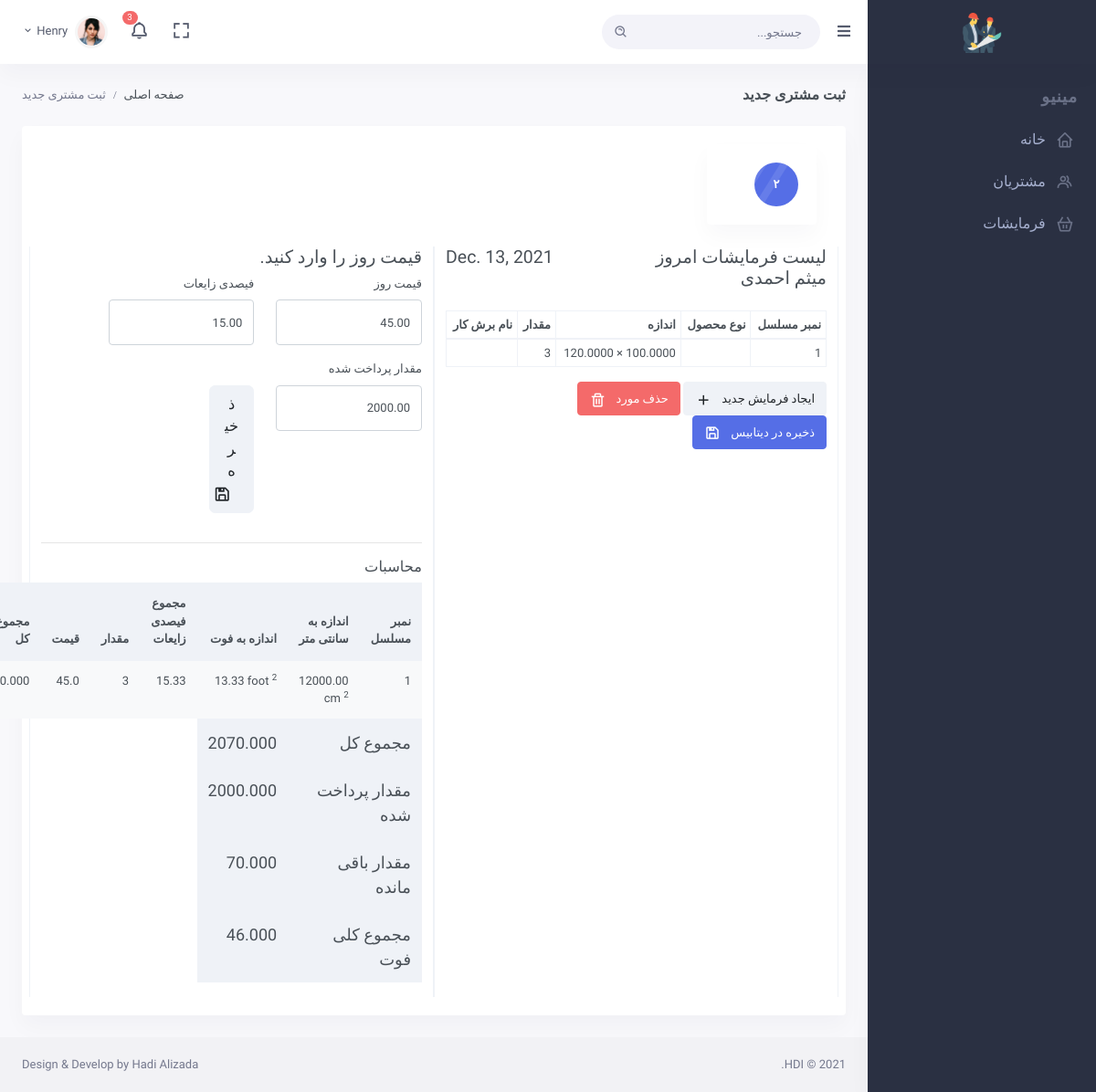
Page /customer/1/bill/ on the committed database.
### customers/models.py (models this page shows, shortened)
class Customer(models.Model):
    full_name = models.CharField(max_length=200)
    phone_number = models.CharField(max_length=14)
    address = models.CharField(max_length=255)

### orders/models.py (models this page shows, shortened)
class Order(models.Model):
    customer = models.ForeignKey(
        Customer, on_delete=models.CASCADE)
    product = models.ForeignKey(
        Product, on_delete=models.CASCADE, null=True, blank=True)
    length = models.DecimalField(decimal_places=4, max_digits=10)
    height = models.DecimalField(decimal_places=4, max_digits=10)
    quantity = models.IntegerField(default=1)
    service_provider = models.ForeignKey(
        Employee, on_delete=models.SET_NULL, null=True, blank=True)
    created_at = models.DateField(auto_now_add=True)

class Bill(models.Model):
    order = models.ForeignKey(
        Order, on_delete=models.CASCADE, null=True, blank=True)
    paid = models.DecimalField(decimal_places=4, max_digits=10, default=0)
    remined = models.DecimalField(decimal_places=4, max_digits=10, default=0)
    daily_price = models.DecimalField(
        decimal_places=2, max_digits=10, default=35)
    wasting_percentage = models.DecimalField(
        decimal_places=2, max_digits=4, default=15)

### customers/views.py (the view, shortened to what this page needs)
# urls.py: path("customer/<str:pk>/bill/", views.bill_detail, name="bill-detail"),
def bill_detail(request, pk):
    today = timezone.now().date()
    customer = Customer.objects.get(pk=pk)
    orders = customer.order_set.all()
    calculations = []
    bill = Bill.objects.last()
    total = 0
    paid_amount = 0
    remind_amount = 0
    foot_total_amount = 0
    d_percentage = float(bill.wasting_percentage)
    d_price = float(bill.daily_price)
    for calc in customer.order_set.all():
        width = calc.length
        height = calc.height
        size = float(width * height)
        foot = size / 900
        quantity = calc.quantity
        find_per = float((d_percentage * foot) / 100)
        total_of_percentage = foot + find_per
        foot_total_amount += total_of_percentage * quantity
        total_price = total_of_percentage * quantity * d_price
        calculations.append({"size_cm": size, 'size_ft': foot,
                            "total_of_percentage": total_of_percentage, 'quantity': quantity, 'd_price': d_price,  "total_price": total_price})
    for i in calculations:
        total += i['total_price']
    paid_amount = float(bill.paid)
    remind_amount = total - paid_amount
    context = {
        "orders": orders,
        "customer": customer,
        "bill": bill,
        "calculations": calculations,
        "total": total,
        "today": today,
        "paid_amount": paid_amount,
        "remind_amount": remind_amount,
        "foot_total_amount": foot_total_amount
    }
    return render(request, "customers/bill.html", context)

### customers/templates/customers/bill.html (shortened to what this page needs)
{% extends 'base.html' %}
{% block page_title %}
ثبت مشتری جدید
{% endblock page_title %}
{% block breadcrumb %}
<ol class="breadcrumb m-0">
    <li class="breadcrumb-item"><a href="javascript: void(0);">صفحه اصلی</a></li>
    <li class="breadcrumb-item active">ثبت مشتری جدید</li>
</ol>
{% endblock breadcrumb %}
{% block content %}
<div class="row">
    <div class="col-lg-12">
        <div class="card">
            <div class="card-body">
                <div class="col-lg-2">
                    <div class="card mini-stats-wid">
                        <div class="card-body">
                            <div class="media">
                                <div class="mini-stat-icon avatar-sm rounded-circle bg-primary align-self-center">
                                    <span class="avatar-title">
                                        <strong>۲</strong>
                                    </span>
                                </div>
                            </div>
                        </div>
                    </div>
                </div>
                <div class="row">
                    <div class="col-lg-6 border-left">
                        <div class="row">
                            <div class="col-lg-6">
                                <h4 class="mb-4">لیست فرمایشات امروز {{customer.full_name}}</h4>
                            </div>
                            <div class="col-lg-6">
                                <h4 class="mb-4 float-right"> {{today}}</h4>
                            </div>
                        </div>
                        <table class="table table-bordered table-sm">
                            <thead>
                                <tr>
                                    <th>نمبر مسلسل</th>
                                    <th>نوع محصول</th>
                                    <th>اندازه </th>
                                    <th>مقدار</th>
                                    <th>نام برش کار</th>
                                </tr>
                            </thead>
                            <tbody>
                                {% for order in orders %}
                                <tr>
                                    <td>{{forloop.counter}}</td>
                                    <td>{{order.product.product_name}}</td>
                                    <td>{{order.length}} &times; {{order.height}} </td>
                                    <td>{{order.quantity}}</td>
                                    <td>{{order.service_provider.name}}</td>
                                </tr>
                                {% endfor %}
                            </tbody>
                        </table>
                        <a href="{% url 'customer-detail' customer.pk %}" class="btn btn-light">
                            ایجاد فرمایش جدید
                            <i class="bx bx-plus align-middle ml-2 font-size-18"></i>
                        </a>
                        <a
                        href="#" class="btn btn-danger"
                        data-toggle="modal"
                        data-target="#customer-delete"
                        >
                            حذف مورد
                            <i class="bx bx-trash align-middle ml-2 font-size-18"></i>
                        </a>
                        <a
                        href="#" class="btn btn-primary"
                        data-toggle="modal"
                        data-target="#customer-info"
                        >
                            ذخیره در دیتابیس
                            <i class="bx bx-save align-middle ml-2 font-size-18"></i>
                        </a>
                    </div>
                    <div class="col-lg-6 border-right">
                        <h4 class="mb-2"> قیمت روز را وارد کنید.</h4>
                        <form action="" method="POST">
                            <div class="row">
                                <div class="col-lg-5">
                                    <div class="form-group">
                                        <label for="formrow-firstname-input">قیمت روز</label>
                                        <input type="number" name="price_day" class="form-control" id="" style="height: 50px;" value="{{bill.daily_price}}">
                                    </div>
                                </div>
                                <div class="col-lg-5">
                                    <div class="form-group">
                                        <label for="formrow-firstname-input"> فیصدی زایعات</label>
                                        <input type="number" name="west_percentage" class="form-control" id="" style="height: 50px;" value="{{bill.wasting_percentage}}">
                                    </div>
                                </div>
                                <div class="col-lg-5">
                                    <div class="form-group">
                                        <label for="formrow-firstname-input"> مقدار پرداخت شده </label>
                                        <input type="number" name="paid_amount" class="form-control" id="" style="height: 50px;"
                                            value="{{bill.paid|floatformat:'2'}}">
                                    </div>
                                </div>
                                <div class="col-lg-2">
                                    <div class="form-group">
                                        <button class="btn btn-light btn-block btn-lg mt-2">
                                            ذخیره
                                            <i class="bx bx-save align-middle font-size-20 ml-2"></i>
                                        </button>
                                    </div>
                                </div>
                            </div>
                        </form>
                        <hr>
                        <h5 class="mt-2">
                            محاسبات
                        </h5>
                        <table class="table table-striped">
                            <thead class="bg-light">
                                <tr>
                                    <th>نمبر مسلسل</th>
                                    <th>اندازه به سانتی متر </th>
                                    <th> اندازه به فوت</th>
                                    <th> مجموع فیصدی زایعات</th>
                                    <th> مقدار  </th>
                                    <th> قیمت</th>
                                    <th>مجموع کل</th>
                                </tr>
                            </thead>
                            <tbody>
                                {% for calc in calculations %}
                                    <tr>
                                        <td>{{forloop.counter}}</td>
                                        <td dir="ltr">{{calc.size_cm|floatformat:"2"}} cm <sup>2</sup> </td>
                                        <td dir="ltr">{{calc.size_ft|floatformat:"2"}} foot <sup>2</sup> </td>
                                        <td dir="ltr">{{calc.total_of_percentage|floatformat:"2"}}</td>
                                        <td>{{calc.quantity}}</td>
                                        <td>{{calc.d_price}}</td>
                                        <td>{{calc.total_price|floatformat:"3"}}</td>
                                    </tr>
                                {% endfor %}
                                <tfoot class="bg-light">
                                    <tr>
                                        <td colspan="2" class="font-size-18">
                                            مجموع کل
                                        </td>
                                        <td class="font-size-18">{{total|floatformat:"3"}}</td>
                                    </tr>
                                    <tr>
                                        <td colspan="2" class="font-size-18">
                                             مقدار پرداخت شده
                                        </td>
                                        <td class="font-size-18">{{paid_amount|floatformat:"3"}}</td>
                                    </tr>
                                    <tr>
                                        <td colspan="2" class="font-size-18">
                                            مقدار باقی مانده
                                        </td>
                                        <td class="font-size-18">{{remind_amount|floatformat:"3"}}</td>
                                    </tr>
                                    <tr>
                                        <td colspan="2" class="font-size-18">
                                            مجموع کلی فوت
                                        </td>
                                        <td class="font-size-18">{{foot_total_amount|floatformat:"3"}}</td>
                                    </tr>
                                </tfoot>
                            </tbody>
                        </table>
                    </div>
                </div>
            </div>
        </div>
    </div>
</div>
{% endblock content %}

### templates/base.html (style rules this page uses)
body { font-family: 'Readex Pro', sans-serif; }

### rows in the picture
Customer: full_name "میثم احمدی"
Order: height "120.0000", quantity "3"
Bill: price_day "45.00", west_percentage "15.00", paid_amount "2000.00"

### other values in the picture
{{ calc.size_cm|floatformat:"2" }} "12000.00"
{{ calc.size_ft|floatformat:"2" }} "13.33"
{{ calc.total_of_percentage|floatformat:"2" }} "15.33"
{{ calc.quantity }} "3"
{{ calc.d_price }} "45.0"
{{ total|floatformat:"3" }} "2070.000"
{{ paid_amount|floatformat:"3" }} "2000.000"
{{ remind_amount|floatformat:"3" }} "70.000"
{{ foot_total_amount|floatformat:"3" }} "46.000"
